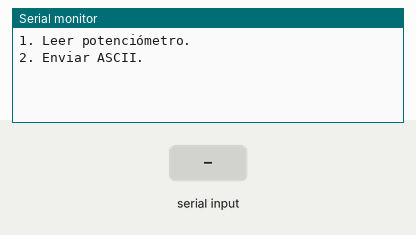
The program below on a simulated ATmega328P, built with avr-gcc and emulated at 16 MHz. On the bench: the last lines printed to the serial monitor. The test bench sets the inputs (shaded band).

Above: at 1.2 s.
1.3 s: "1\n" received over Serial
At 1.9 s:
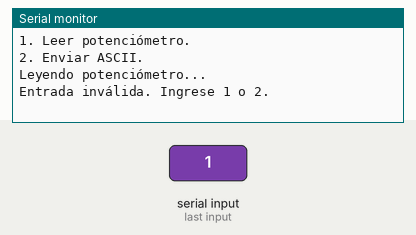
2.8 s: "2\n" received over Serial
At 4.1 s:
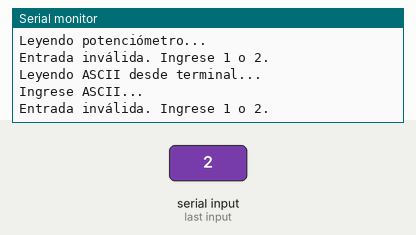

The program:

main.c
```c
/*;UNIVERSIDAD DEL VALLE DE GUATEMALA
;IE2023 PROGRAMACIÓN DE MICROCONTROLADORES
;LABORATORIO 06
;main.c
;AUTOR: GABRIEL ANTONIO ALVAREZ DE LEÓN
;PROYECTO: Laboratorio 06, comunicación serial
;HARDWARE: ATMEGA328P
;CREADO: 22/04/2024
*/
#define  F_CPU 16000000
#define  Zero 48
#define  One 49
#define  Two 50

#include <avr/io.h>
#include <avr/interrupt.h>

void initUART9600(void);
void initADC(void);
void writeChar(char);
void writeLine(char*);
void ASCII2Dec(uint8_t);

uint8_t ASCII = 0;
volatile uint8_t bufferTx = 0;
volatile uint8_t input = 0;
volatile uint8_t flag = 1; //Set flag for menu
int main(void)
{
	cli();
   	initUART9600();//UART Config
	initADC(); //ADC Config
	sei();
    while (1)
    {
		input = 0; //Initial input, prevents infinite loops.

		writeLine("1. Leer potenciómetro."); 	//Display menu
		writeLine("2. Enviar ASCII.");

		while(!(input == One || input == Two)); //Wait for valid input.

		if(input == One){ADCSRA |= (1<<ADSC);}	//If one was received, start ADC.

		flag = 0; //Reset flag, will only be set when ADC/RX finishes.
		while(flag == 0);	//Wait for that to happen.

	}
}


void initUART9600(void){
	//Rx as input, Tx as output
	DDRD &= ~(1<<DDD0);
	DDRD |= (1<<DDD0);

	UCSR0A = 0;	UCSR0B = 0; UCSR0C = 0; //Initial values
	UCSR0A |= (0<<U2X0); //UCSR0A Config
	UCSR0B |= (1<<RXCIE0)|(1<<RXEN0)|(1<<TXEN0)|(0<<UCSZ02); //UCSR0B Config.
	UCSR0C |= (0<<UMSEL01)|(0<<UMSEL00)|(0<<UPM01)|(0<<UPM00)|(0<<USBS0)|(1<<UCSZ01)|(1<<UCSZ00); //UCSR0C Config.
	UBRR0 = 103;

}
void initADC(void){
	ADMUX = 0;
	ADMUX |= (1<<REFS0)|(0<<REFS1)|(1<<ADLAR);
	ADCSRA = 0;
	ADCSRA |= (1<<ADEN);
	ADCSRA |= (1<<ADIE);

	ADCSRA |= (1<<ADPS2)|(1<<ADPS1)|(1<<ADPS0);
}
void writeChar(char c){ while(!(UCSR0A & (1<<UDRE0))); UDR0 = c;}
void writeLine(char* str){for(uint8_t i=0; str[i]!='\0';i++){writeChar(str[i]);} writeChar('\n');writeChar('\r');}
void ASCII2Dec(uint8_t encoded){
	uint8_t units, tens, hundreds;
	//Using modulus operator, we can get all positions, like this. input is restricted from 000 to 255, so we'll always do it 3 times.
	units = encoded % 10;
	encoded = (encoded-units)/10;
	tens = encoded %10;
	encoded = (encoded-tens)/10;
	hundreds = encoded % 10;

	writeChar(Zero+hundreds);
	writeChar(Zero+tens);
	writeChar(Zero+units);
	writeChar('\n');
	writeChar('\r');
}

ISR(USART_RX_vect){
	bufferTx = UDR0; input = bufferTx;
	if(flag == 1){	//Menu "Mode"
		if(input == One){writeLine("Leyendo potenciómetro...");}
		else if(input == Two){writeLine("Leyendo ASCII desde terminal... \n\rIngrese ASCII...\n");}
		else{writeLine("Entrada inválida. Ingrese 1 o 2.");}
	}

	if(flag == 0){PORTD=(bufferTx<<6); PORTB=(bufferTx>>2); flag = 1;} //Rx "Mode"
}
ISR(ADC_vect){
	ASCII = ADCH;
	ASCII2Dec(ASCII);
	PORTD=(ASCII<<6);
	PORTB=(ASCII>>2);
	ADCSRA |= (1<<ADIF); //Clear interrupt flag.
	flag = 1;
}
```

Measured:
- after the input at 1.3 s, the serial monitor: prints a new line at once (image 1)
- after the input at 2.8 s, the serial monitor: prints a new line at once (image 2)
